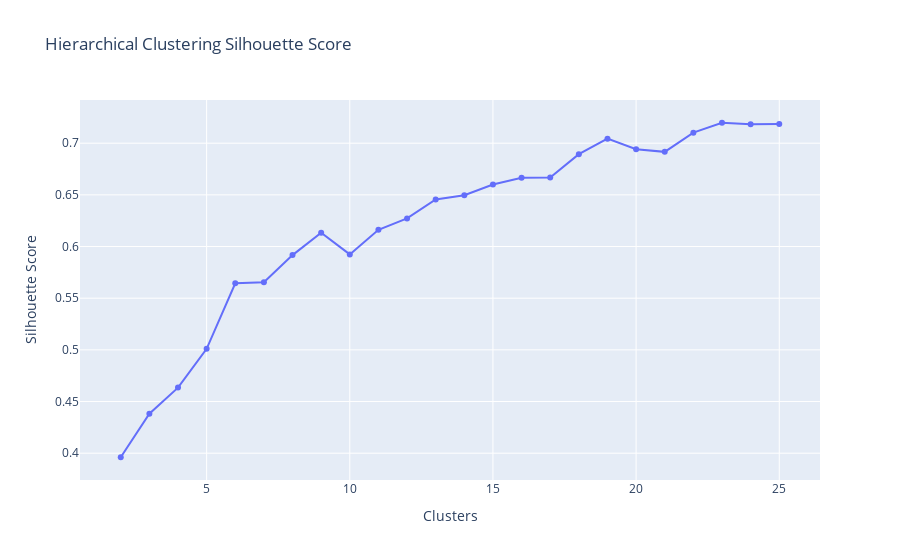

Notebook code for this chart:
### Code cell
fig = px.line(x = clusters, y = hc_list, markers=True, title = 'Hierarchical Clustering Silhouette Score')
fig.update_layout(yaxis_title = 'Silhouette Score', xaxis_title = 'Clusters')
fig.show()

### Figure 1 — Plotly figure (JSON) as saved in the notebook; plotly's stock layout.template omitted (floating-point values rounded to 4 significant figures)
{"data": [{"hovertemplate": "x=%{x}<br>y=%{y}<extra></extra>", "legendgroup": "", "line": {"color": "#636efa", "dash": "solid"}, "marker": {"symbol": "circle"}, "mode": "markers+lines", "name": "", "orientation": "v", "showlegend": false, "type": "scatter", "x": [2, 3, 4, 5, 6, 7, 8, 9, 10, 11, 12, 13, 14, 15, 16, 17, 18, 19, 20, 21, 22, 23, 24, 25], "xaxis": "x", "y": [0.3961, 0.4382, 0.4635, 0.501, 0.5644, 0.5654, 0.5917, 0.6133, 0.5924, 0.6162, 0.6272, 0.6456, 0.6496, 0.66, 0.6666, 0.6668, 0.6894, 0.7044, 0.6941, 0.6916, 0.7102, 0.7198, 0.7183, 0.7186], "yaxis": "y"}], "layout": {"autosize": true, "legend": {"tracegroupgap": 0}, "title": {"text": "Hierarchical Clustering Silhouette Score"}, "xaxis": {"anchor": "y", "autorange": true, "domain": [0, 1], "range": [0.6537, 26.35], "title": {"text": "Clusters"}, "type": "linear"}, "yaxis": {"anchor": "x", "autorange": true, "domain": [0, 1], "range": [0.3694, 0.7465], "title": {"text": "Silhouette Score"}, "type": "linear"}}}
